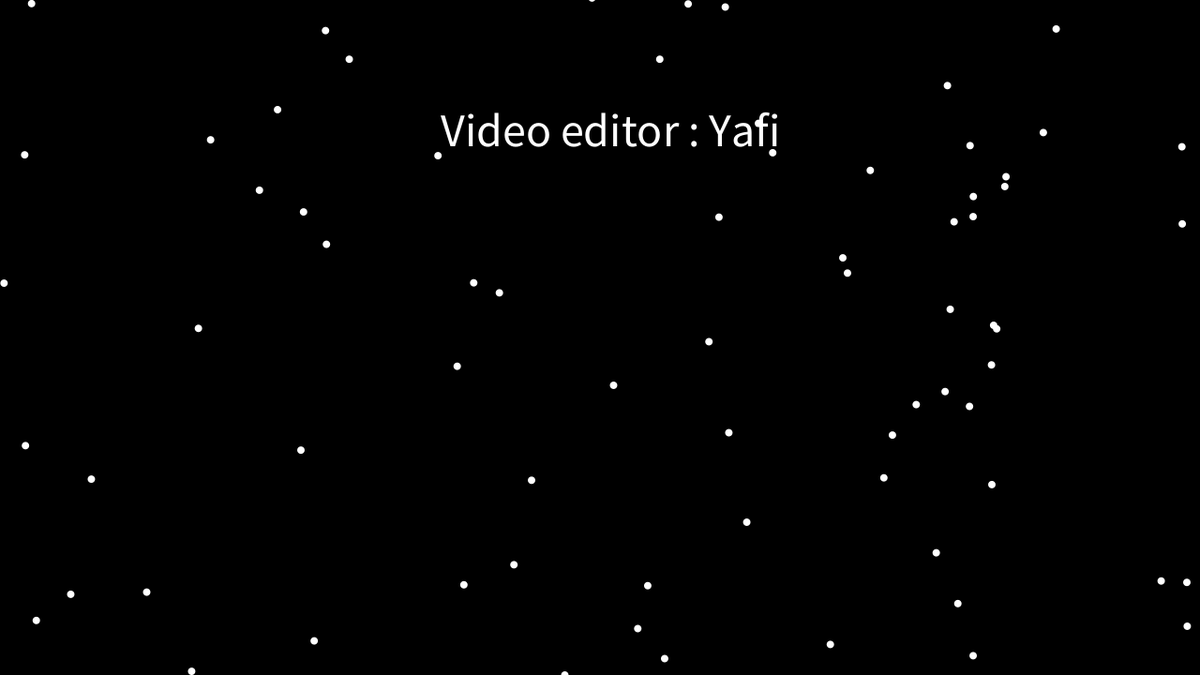
Frame 1 (no input)
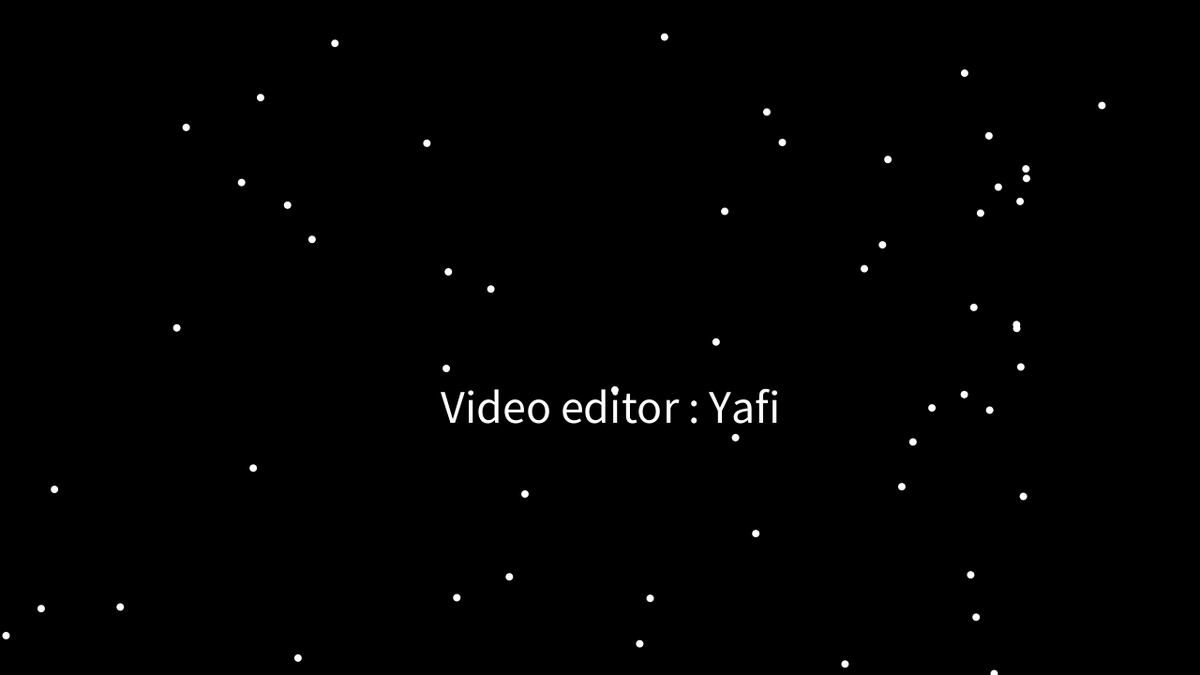
Frame 60 (the mouse pressed at the canvas centre just before this capture)
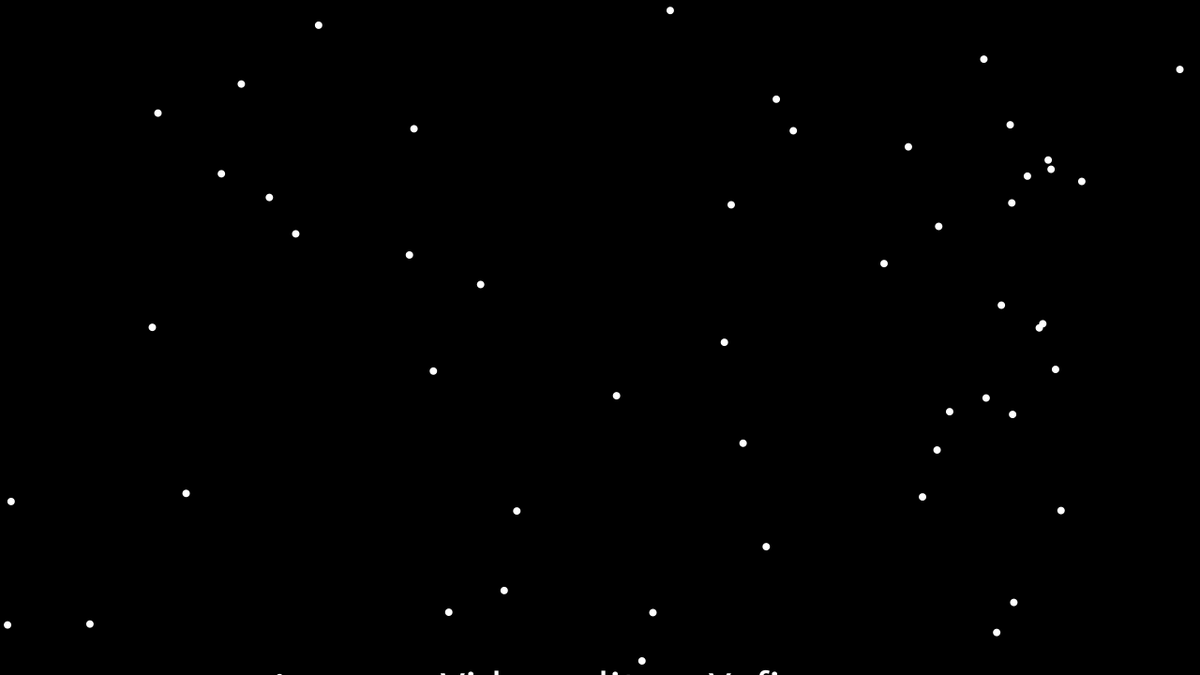
Frame 120 (the mouse held since frame 60 and released just before this capture)

The Processing sketch that drew these frames (run headless with seeded random() and noise(); from frame 60 on, the mouse is pressed at the canvas centre):

// Processing sketch: starFieldyafi
// ── starFieldyafi.pde
Star[] stars = new Star[400];
int y = 25;
void setup()  {
  
   size(1280,720); 
   frameRate(80);
   for (int i = 0; i < stars.length; i++){
     stars [i] = new Star ();
  }
  }
  void draw(){
    background (0);
    
    textSize(50);
 
    text ("Video editor : Yafi ", 470,300-169+y );
     if (y<height-25){
      y=y+5;
     }
     
    
    translate (width/2, height/2);
    for (int i = 0; i <stars.length; i++){
      stars[i].update();
      stars[i].show();
    
  }
  }

// ── Star.pde
class Star {
  float x;
  float y;
  float z;
  
  Star() {
    x = random (-width,width);
    y = random (-height,height);
    z = random (width);
    
  }
  
  void update(){
    z = z-1;
  }
  
  void show(){
    fill (255);
    noStroke(); 
    
    float sx = map (x/z, 0,1,0, width);
    float sy = map (y/z ,0,1,0, height);
    ellipse (sx,sy,8,8);
    
  }
}
